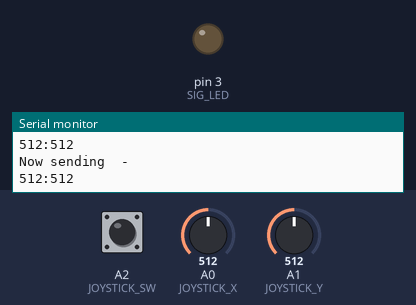
A sketch run on a simulated Arduino Uno, built with avr-gcc and run on an emulated ATmega328P. Parts: output pins drawn as LEDs (lit = HIGH), the last lines printed to the serial monitor. The inputs (shaded band) are chosen by the test bench; at power-on: A0 (JOYSTICK_X) = 512, A1 (JOYSTICK_Y) = 512, A2 (JOYSTICK_SW) HIGH. No radio packets arrive unless stated.

Above: at 1.2 s.
1.3 s: A0 (JOYSTICK_X) set to 593
2.8 s: A0 (JOYSTICK_X) set to 611
At 3.8 s:
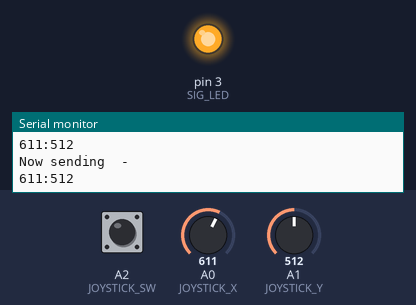
4.3 s: A0 (JOYSTICK_X) set to 590
At 5.3 s:
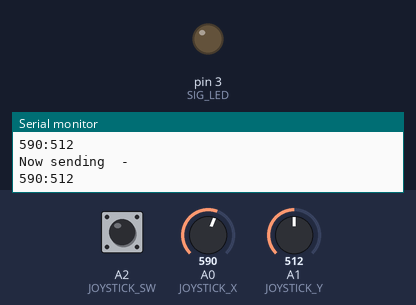
5.8 s: A0 (JOYSTICK_X) set to 610
At 6.2 s:
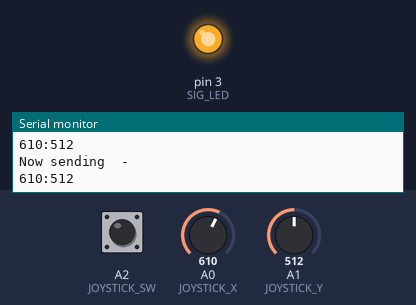
Timing chart, 0 to 8.3 s (numbered marks = the images above; inputs shaded):
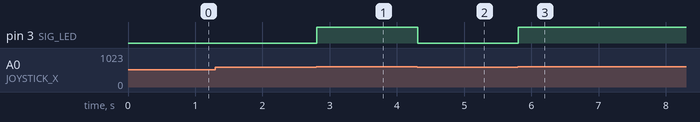

The sketch:

RFCarSender.ino
```cpp
/* YourDuinoStarter Example: nRF24L01 Radio Remote control: Joystick to Servos
  - WHAT IT DOES
   Joystick on this Arduino communicates by nRF25L01 Radio to
   a second Arduino with an nRF24L01 radio and 2 pan-tilt servos
   SEE: The variable 'hasHardware'. You can test without Joystick and later set hasHardware = true;

  - SEE the comments after "//" on each line below
  - CONNECTIONS:
   - nRF24L01 Radio Module: See http://arduino-info.wikispaces.com/Nrf24L01-2.4GHz-HowTo
   1 - GND
   2 - VCC 3.3V !!! NOT 5V
   3 - CE to Arduino pin 7
   4 - CSN to Arduino pin 8
   5 - SCK to Arduino pin 13
   6 - MOSI to Arduino pin 11
   7 - MISO to Arduino pin 12
   8 - UNUSED
  - V2.12 02/08/2016
   - Uses the RF24 Library by TMRH20 and Maniacbug: https://github.com/TMRh20/RF24 (Download ZIP)
   Questions: terry@yourduino.com */

/*-----( Import needed libraries )-----*/
#include <SPI.h>   // Comes with Arduino IDE
#include "RF24.h"  // Download and Install (See above)
#include "printf.h" // Needed for "printDetails" Takes up some memory
/*-----( Declare Constants and Pin Numbers )-----*/
#define  CE_PIN  9   // The pins to be used for CE and SN
#define  CSN_PIN 10

#define JOYSTICK_X   A0  // The Joystick potentiometers connected to Arduino Analog inputs
#define JOYSTICK_Y   A1
#define JOYSTICK_SW  A2  // The Joystick push-down switch, will be used as a Digital input

#define SIG_LED 3

/*-----( Declare objects )-----*/
/* Hardware configuration: Set up nRF24L01 radio on SPI bus plus (usually) pins 7 & 8 (Can be changed) */
RF24 radio(CE_PIN, CSN_PIN);

/*-----( Declare Variables )-----*/
byte addresses[][6] = {"1Node", "2Node"}; // These will be the names of the "Pipes"

unsigned long timeNow;  // Used to grab the current time, calculate delays
unsigned long started_waiting_at;
boolean timeout;       // Timeout? True or False

// Allows testing of radios and code without Joystick hardware. Set 'true' when joystick connected
boolean hasHardware = true;
//boolean hasHardware = true;

/**
  Create a data structure for transmitting and receiving data
  This allows many variables to be easily sent and received in a single transmission
  See http://www.cplusplus.com/doc/tutorial/structures/
*/
struct dataStruct {
  unsigned long _micros;  // to save response times
  int Xposition;          // The Joystick position values
  int Yposition;
  bool switchOn;          // The Joystick push-down switch
} myData;                 // This can be accessed in the form:  myData.Xposition  etc.


void setup()   /****** SETUP: RUNS ONCE ******/
{
  Serial.begin(115200);  // MUST reset the Serial Monitor to 115200 (lower right of window )
  // NOTE: The "F" in the print statements means "unchangable data; save in Flash Memory to conserve SRAM"
  Serial.println(F("YourDuino.com Example: Send joystick data by nRF24L01 radio to another Arduino"));
  printf_begin(); // Needed for "printDetails" Takes up some memory
  pinMode(JOYSTICK_SW, INPUT_PULLUP);  // Pin A2 will be used as a digital input

  pinMode(SIG_LED,OUTPUT);//D3 will be used as a signal led for success transmission.

  radio.begin();          // Initialize the nRF24L01 Radio
  radio.setChannel(108);  // Above most WiFi frequencies
  radio.setDataRate(RF24_250KBPS); // Fast enough.. Better range

  // Set the Power Amplifier Level low to prevent power supply related issues since this is a
  // getting_started sketch, and the likelihood of close proximity of the devices. RF24_PA_MAX is default.
  // PALevelcan be one of four levels: RF24_PA_MIN, RF24_PA_LOW, RF24_PA_HIGH and RF24_PA_MAX
  radio.setPALevel(RF24_PA_LOW);
  //  radio.setPALevel(RF24_PA_MAX);

  // Open a writing and reading pipe on each radio, with opposite addresses
  radio.openWritingPipe(addresses[0]);
  radio.openReadingPipe(1, addresses[1]);

  // Start the radio listening for data
  radio.startListening();

  radio.printDetails(); //Uncomment to show LOTS of debugging information
}//--(end setup )---


void loop()   /****** LOOP: RUNS CONSTANTLY ******/
{
  radio.stopListening();                                    // First, stop listening so we can talk.

  if (hasHardware)  // Set in variables at top
  {
    /*********************( Read the Joystick positions )*************************/
    myData.Xposition = analogRead(JOYSTICK_X);
    myData.Yposition = analogRead(JOYSTICK_Y);
    myData.switchOn  = !digitalRead(JOYSTICK_SW);  // Invert the pulldown switch
  }
  else
  {
    myData.Xposition = 256;  // Send some known fake data
    myData.Yposition = 512;
  }

  myData._micros = micros();  // Send back for timing


  Serial.println(F("Now sending  -  "));
  Serial.print(myData.Xposition);
  Serial.print(":");
  Serial.println(myData.Yposition);


  if (!radio.write( &myData, sizeof(myData) )) {            // Send data, checking for error ("!" means NOT)
    Serial.println(F("Transmit failed "));
  }
  else
  {
    if((myData.Xposition<400 || myData.Xposition>600) || (myData.Yposition<400 || myData.Yposition>600))
      digitalWrite(SIG_LED,HIGH);
    else
      digitalWrite(SIG_LED,LOW);
  }

//  radio.startListening();                                    // Now, continue listening
//
//  started_waiting_at = micros();               // timeout period, get the current microseconds
//  timeout = false;                            //  variable to indicate if a response was received or not
//
//  while ( ! radio.available() ) {                            // While nothing is received
//    if (micros() - started_waiting_at > 200000 ) {           // If waited longer than 200ms, indicate timeout and exit while loop
//      timeout = true;
//      break;
//    }
//  }
//
//  if ( timeout )
//  { // Describe the results
//    Serial.println(F("Response timed out -  no Acknowledge."));
//  }
//  else
//  {
//    // Grab the response, compare, and send to Serial Monitor
//    radio.read( &myData, sizeof(myData) );
//    timeNow = micros();
//
//    // Show it
//    Serial.print(F("Sent "));
//    Serial.print(timeNow);
//    Serial.print(F(", Got response "));
//    Serial.print(myData._micros);
//    Serial.print(F(", Round-trip delay "));
//    Serial.print(timeNow - myData._micros);
//    Serial.println(F(" microseconds "));
//
//  }

  // Send again after delay. When working OK, change to something like 100
  delay(10);

}//--(end main loop )---

/*-----( Declare User-written Functions )-----*/

// NONE YET
//*********( THE END )***********
```

Measured:
- the behaviour switches between 600 and 601 on A0 (JOYSTICK_X) (found by bisection; images 0 and 1)
- after the input at 2.8 s, pin 3 (SIG_LED): LOW → HIGH at once
- after the input at 4.3 s, pin 3 (SIG_LED): HIGH → LOW at once
- after the input at 5.8 s, pin 3 (SIG_LED): LOW → HIGH at once
